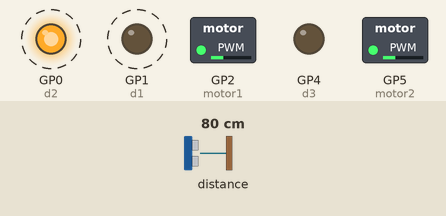
Simulated run of this program. Board: Raspberry Pi Pico running CircuitPython. Parts: switched loads named in the program (green lamp = pin HIGH), output pins drawn as LEDs (lit = HIGH). Dashed ring = blinking. The test bench sets the inputs (shaded band); at power-on: distance to the obstacle 80 cm. Pins used as bus, display or sensor lines are not drawn; what the program prints to the serial console is not drawn.

Above: at 2.2 s.
4.3 s: distance to the obstacle set to 7 cm
6.8 s: distance to the obstacle set to 4 cm
8.9 s: distance to the obstacle set to 9 cm
Timing chart, 0 to 17.9 s (numbered marks = the images above; inputs shaded):
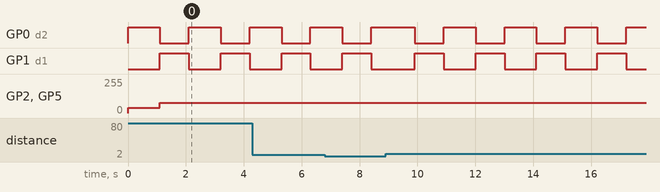

The program:

RamTest.py
```python
import board
import busio
import adafruit_tca9548a
import adafruit_vl6180x
import time
import analogio
import pwmio
import pulseio
import digitalio

#sensor time
i2c = busio.I2C(board.GP15, board.GP14) # uses board.SCL and board.SDA

mux = adafruit_tca9548a.TCA9548A(i2c) # make tsa (multiplexer) object using i2c

Lsensor = adafruit_vl6180x.VL6180X(mux[7])
Fsensor = adafruit_vl6180x.VL6180X(mux[0])
Rsensor = adafruit_vl6180x.VL6180X(mux[3])

print('L Range: {0}mm'.format(Lsensor.range))
print('F Range: {0}mm'.format(Fsensor.range))
print('R Range: {0}mm'.format(Rsensor.range))
#wheel time
motor1 = pwmio.PWMOut(board.GP2, frequency = 1000)

d1 = digitalio.DigitalInOut(board.GP1)
d1.direction = digitalio.Direction.OUTPUT
d2 = digitalio.DigitalInOut(board.GP0)
d2.direction = digitalio.Direction.OUTPUT

motor2 = pwmio.PWMOut(board.GP5, frequency = 1000)

d3 = digitalio.DigitalInOut(board.GP4)
d3.direction = digitalio.Direction.OUTPUT
d4 = digitalio.DigitalInOut(board.GP3)
d4.direction = digitalio.Direction.OUTPUT

d1.value = 0
d2.value = 1

d3.value = 0
d4.value = 1

motor1.duty_cycle = 10000  #Left Motor
motor2.duty_cycle = 10000  #Right Motor

def backwards():
    d1.value = 1 #forwards left
    d2.value = 0 #backwards

    d3.value = 1 #forwards right
    d4.value = 0 #backwards

def forwards():
    d1.value = 0 #forwards left
    d2.value = 1 #backwards

    d3.value = 0 #forwards right
    d4.value = 1 #backwards

def rightturn():
    d1.value = 1 #forwards left
    d2.value = 0 #backwards

    d3.value = 0 #forwards right
    d4.value = 1 #backwards

def leftturn():

    motor1.duty_cycle = 0
    motor2.duty_cycle = 0
    d1.value = 1 #backwards left
    d2.value = 0 #forwards

    d3.value = 0 #backwards right
    d4.value = 1 #forwards

    motor1.duty_cycle = 20000
    motor2.duty_cycle = 20000
    time.sleep(1)

    motor1.duty_cycle = 0
    motor2.duty_cycle = 0
    forwards()

def leftadjust():
    motor1.duty_cycle = motor1.duty_cycle + 2000
    motor2.duty_cycle = motor2.duty_cycle - 2000

def rightadjust():
    motor2.duty_cycle = motor2.duty_cycle + 2000
    motor1.duty_cycle = motor1.duty_cycle - 2000


running = True
while running:
    time.sleep(0.1)
    print('F Range: {0}mm'.format(Fsensor.range))
    print('L Range: {0}mm'.format(Fsensor.range))

    if Lsensor.range < 22:
        leftadjust()

    if Rsensor.range < 22:
        righttadjust()

    if Fsensor.range < 40:
        motor1.duty_cycle = 0
        motor2.duty_cycle = 0

    if Lsensor.range > 50:

        time.sleep(1)
        leftturn()
        motor1.duty_cycle = 20000
        motor2.duty_cycle = 20000

    else:
        motor1.duty_cycle = 20000
        motor2.duty_cycle = 20000
```

Measured:
- after the input at 8.9 s, GP0 (d2): alternates HIGH for 1.1 s and LOW for 1.0 s, starting after 1.0 s; GP1 (d1): alternates HIGH for 1.0 s and LOW for 1.1 s, starting after 1.0 s
- by itself, GP0 (d2): alternates HIGH for 1.1 s and LOW for 1.0 s
- by itself, GP1 (d1): alternates HIGH for 1.0 s and LOW for 1.1 s
